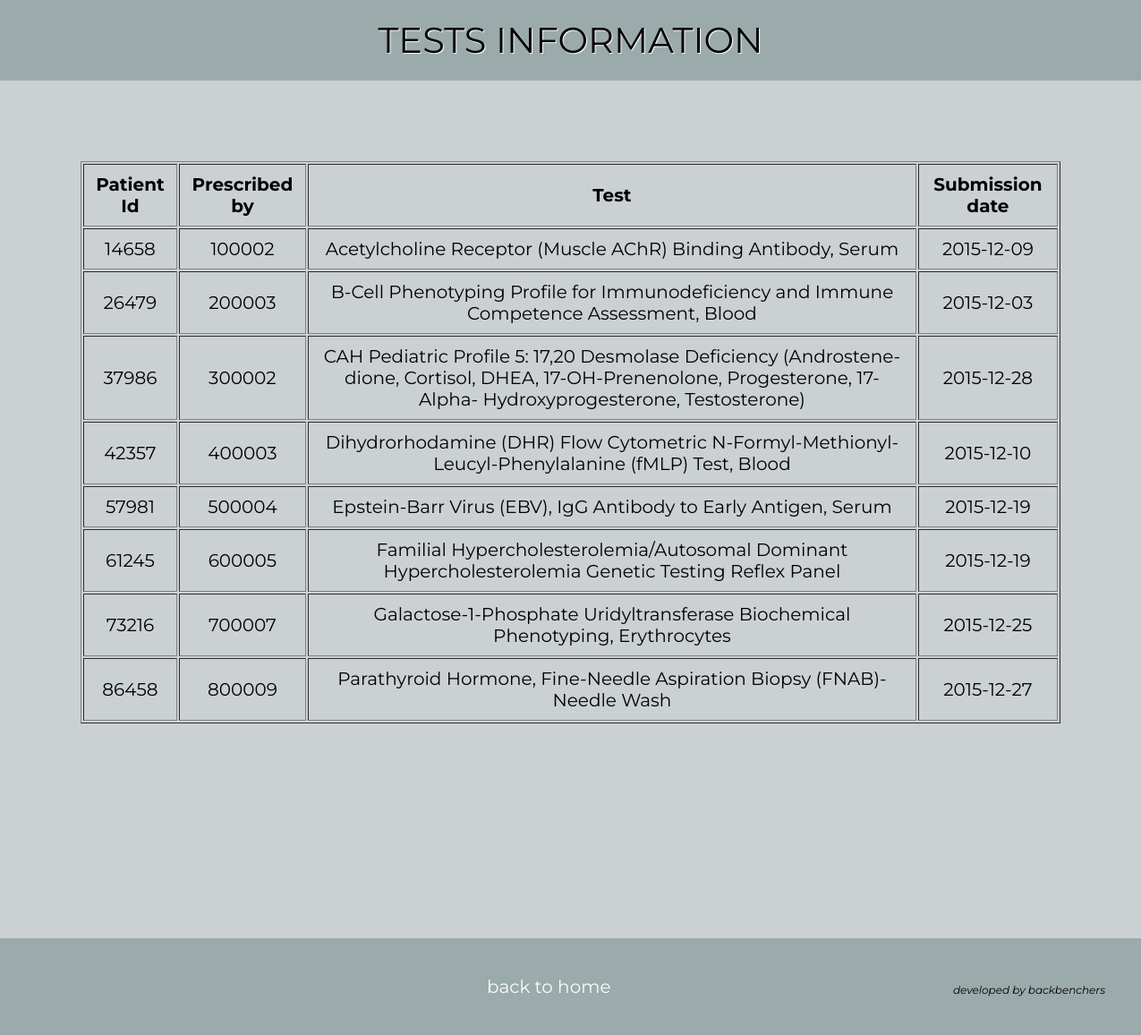
Screenshot of /tests_reports.php with the database file from the repository.
### tables this page shows
CREATE TABLE `status` (
  `Id` int(11) NOT NULL,
  `Physician` int(11) NOT NULL,
  `Test_name` varchar(255) NOT NULL,
  `Report_submission` date NOT NULL
);

### tests_reports.php (the view, shortened to what this page needs)
<!DOCTYPE HTML>
<html lang="en-US">
<head>
	<link rel="stylesheet" type="text/css" href="stylein.css" media="all" />
</head>
<body>
		<div class="head">TESTS INFORMATION</div>
			<div class="test">
			<?php
    $result = mysql_query("SELECT * FROM status")
            or die(mysql_error());
    echo "<table border='1' cellpadding='10'>";
    echo "<tr> <th>Patient Id</th><th>Prescribed by</th> <th>Test</th> <th>Submission date</th></tr>";
    while($row = mysql_fetch_array( $result )) {
            echo "<tr>";
            echo '<td>' . $row['Id'] . '</td>';
            echo '<td>' . $row['Physician'] . '</td>';
			echo '<td>' . $row['Test_name'] . '</td>';
			echo '<td>' . $row['Report_submission'] . '</td>';
            echo "</tr>";
        }
        echo "</table>";
?>
</div>
			<div id="foot">
			<a class="but" href="index.php">back to home</a>
				<div class="footer">
				developed by backbenchers
				</div>
			</div>
</body>
</html>

### stylein.css (style rules this page uses)
body { font-family: 'Montserrat', sans-serif; background-color:#CBD0D3; margin:0px; }
.head { font-family: 'Montserrat', sans-serif; height:50px; width:100%; display:block; font-size:40px; text-align:center; font-style:bold; background-color:#9BAAAB; padding:20px 0 20px 0; position:relative; display:block; text-shadow:1px 1px 1px #FBFCFC; }
.test { text-align:center; font-family: 'Montserrat', sans-serif; margin:90px; font-size:20px; }
.but { font-family: 'Montserrat', sans-serif; margin-left:50px; }
.footer { margin-top:20px; font-size:12px; float:right; font-style:italic; }
div#foot { font-family: 'Montserrat', sans-serif; padding:20px; position:absolute; margin-top:150px; padding:30px 75px 30px 470px; width:60%; overflow:hidden; font-size:20px; background-color:#9BAAAB; }
div#foot > a { float:left; font-family: 'Montserrat', sans-serif; padding:12px 24px; color:#FAFBFB; text-decoration:none; overflow:hidden; }

### rows the page displays
status: Id "14658", Physician "100002", Test_name "Acetylcholine Receptor (Muscle AChR) Binding Antibody, Serum", Report_submission "2015-12-09"
status: Id "26479", Physician "200003", Test_name "B-Cell Phenotyping Profile for Immunodeficiency and Immune Competence Assessment, Blood", Report_submission "2015-12-03"
status: Id "37986", Physician "300002", Test_name "CAH Pediatric Profile 5: 17,20 Desmolase Deficiency (Androstene- dione, Cortisol, DHEA, 17-OH-Prenenolone, Progesterone, 17-Alpha- Hydroxyprogesterone, Testosterone)", Report_submission "2015-12-28"
status: Id "42357", Physician "400003", Test_name "Dihydrorhodamine (DHR) Flow Cytometric N-Formyl-Methionyl-Leucyl-Phenylalanine (fMLP) Test, Blood", Report_submission "2015-12-10"
status: Id "57981", Physician "500004", Test_name "Epstein-Barr Virus (EBV), IgG Antibody to Early Antigen, Serum", Report_submission "2015-12-19"
status: Id "61245", Physician "600005", Test_name "Familial Hypercholesterolemia/Autosomal Dominant Hypercholesterolemia Genetic Testing Reflex Panel", Report_submission "2015-12-19"
status: Id "73216", Physician "700007", Test_name "Galactose-1-Phosphate Uridyltransferase Biochemical Phenotyping, Erythrocytes", Report_submission "2015-12-25"
status: Id "86458", Physician "800009", Test_name "Parathyroid Hormone, Fine-Needle Aspiration Biopsy (FNAB)-Needle Wash", Report_submission "2015-12-27"
